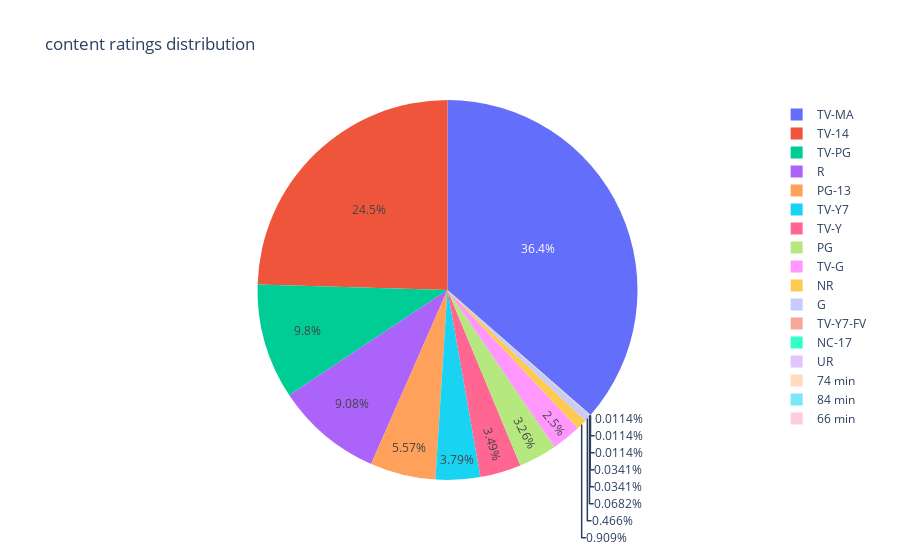

The notebook cell saved with this chart:
### Markdown cell above
## Step 11:Plot Rating Distribution
Create a pie chart of content ratings distribution (TV-MA, PG, etc.)

### Code cell
rating_counts=df["rating"].value_counts().reset_index(name="count")
fig2 = px.pie(rating_counts, names='rating', values='count', title='content ratings distribution')
plt.tight_layout()
fig2.show()

### Figure 1 — Plotly figure (JSON) as saved in the notebook; plotly's stock layout.template omitted (floating-point values rounded to 4 significant figures)
{"data": [{"domain": {"x": [0, 1], "y": [0, 1]}, "hovertemplate": "rating=%{label}<br>count=%{value}<extra></extra>", "labels": ["TV-MA", "TV-14", "TV-PG", "R", "PG-13", "TV-Y7", "TV-Y", "PG", "TV-G", "NR", "G", "TV-Y7-FV", "NC-17", "UR", "74 min", "84 min", "66 min"], "legendgroup": "", "name": "", "showlegend": true, "type": "pie", "values": [3207, 2160, 863, 799, 490, 334, 307, 287, 220, 80, 41, 6, 3, 3, 1, 1, 1]}], "layout": {"autosize": true, "legend": {"tracegroupgap": 0}, "title": {"text": "content ratings distribution"}}}
